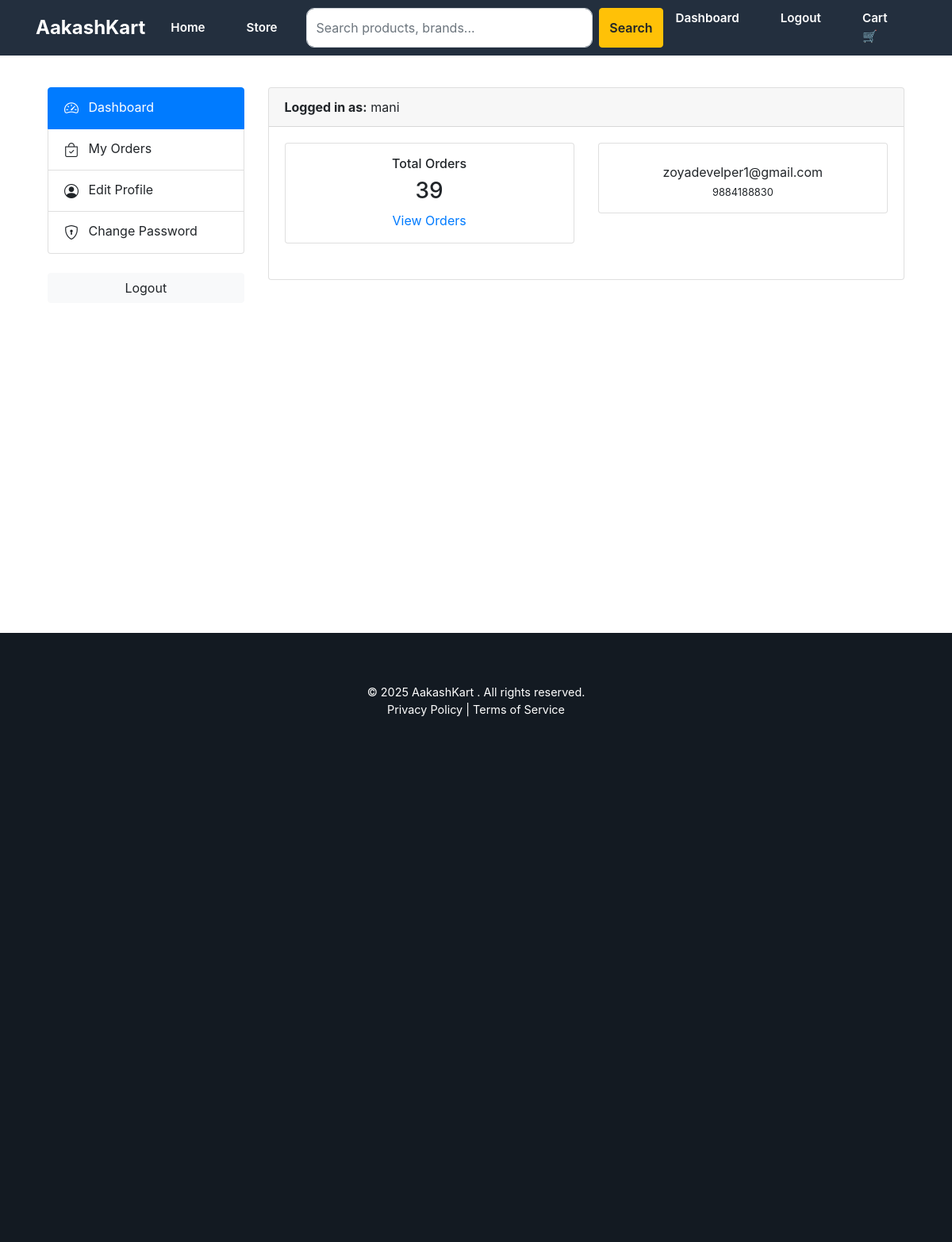
Screenshot of /accounts/dashboard/ (signed in) with the database file from the repository.
### accounts/models.py (models this page shows, shortened)
class Account(AbstractBaseUser):
    first_name     = models.CharField(max_length=50)
    last_name      = models.CharField(max_length=50)
    username       = models.CharField(max_length=50, unique=True)
    email          = models.EmailField(max_length=100, unique=True)
    phone_number   = models.CharField(max_length=15, blank=True)
    address_line_1 = models.CharField(max_length=100, blank=True)
    address_line_2 = models.CharField(max_length=100, blank=True)
    city           = models.CharField(max_length=50, blank=True)
    state          = models.CharField(max_length=50, blank=True)
    country        = models.CharField(max_length=50, blank=True)
    profile_picture = models.ImageField(upload_to='users/', blank=True, null=True)
    date_joined    = models.DateTimeField(auto_now_add=True)
    last_login     = models.DateTimeField(auto_now_add=True)
    is_admin       = models.BooleanField(default=False)
    is_staff       = models.BooleanField(default=False)
    is_active      = models.BooleanField(default=False)
    is_superadmin  = models.BooleanField(default=False)
    USERNAME_FIELD = 'email'
    REQUIRED_FIELDS = ['username', 'first_name', 'last_name']
    objects = MyAccountManager()

### accounts/views.py (the view)
# urls.py: path('dashboard/', views.dashboard, name='dashboard'),
@login_required(login_url='login')
def dashboard(request):
    orders_count = Order.objects.filter(user=request.user).count()
    return render(request, 'accounts/dashboard.html', {'orders_count': orders_count})

### category/context_processors.py (called while the page is built)
def menu_links(request):
    links = Category.objects.all()
    return dict(links=links)

### templates/accounts/dashboard.html (shortened to what this page needs)
{% extends 'base.html' %}
{% load static %}
{% block content %}
<section class="section-content padding-y bg">
<div class="container">
<div class="row">
    <aside class="col-md-3">
        <ul class="list-group">
            <a class="list-group-item active" href="{% url 'dashboard' %}">
    <i class="bi bi-speedometer2 me-2"></i> Dashboard
</a>
<a class="list-group-item" href="{% url 'my_orders' %}">
    <i class="bi bi-bag-check me-2"></i> My Orders
</a>
<a class="list-group-item" href="{% url 'edit_profile' %}">
    <i class="bi bi-person-circle me-2"></i> Edit Profile
</a>
<a class="list-group-item" href="{% url 'change_password' %}">
    <i class="bi bi-shield-lock me-2"></i> Change Password
</a>
        </ul>
        <br>
        <a class="btn btn-light btn-block" href="{% url 'logout' %}">
             Logout
        </a>
    </aside>
    <main class="col-md-9">
        <article class="card mb-4">
            <header class="card-header">
                <strong>Logged in as:</strong> {{ user.first_name }}
            </header>
            <div class="card-body">
                <div class="row">
                    <div class="col-md-6">
                        <div class="card text-center p-3">
                            <h6>Total Orders</h6>
                            <h3>{{ orders_count }}</h3>
                            <a href="{% url 'my_orders' %}">View Orders</a>
                        </div>
                    </div>
                    <div class="col-md-6">
                        <div class="card text-center p-3">
                            <p class="mb-1">{{ user.email }}</p>
                            <small>{{ user.phone_number }}</small>
                        </div>
                    </div>
                </div>
            </div>
        </article>
    </main>
</div>
</div>
</section>
{% endblock %}

### templates/base.html (style rules this page uses)
body { background-color: #f8f9fa; font-family: 'Poppins', sans-serif; margin: 0; padding: 0; }
.list-group-item i { font-size: 18px; vertical-align: middle; }
.container { margin: 40px auto; min-height: calc(100vh - 160px); }
.card { margin-bottom: 25px; }

### rows the page displays
Account: first_name "mani", email "zoyadevelper1@gmail.com", phone_number "9884188830"

### other values shown
{{ orders_count }} "39"
